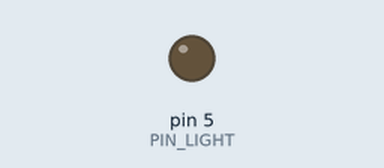
Bench run of a sketch on a simulated Arduino Uno, built with avr-gcc and run on an emulated ATmega328P. Parts: output pins drawn as LEDs (lit = HIGH).

Above: at 0.05 s.
At 2.35 s:
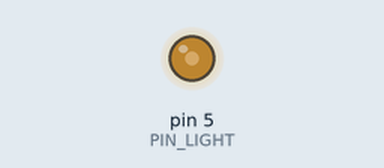
At 4.7 s:
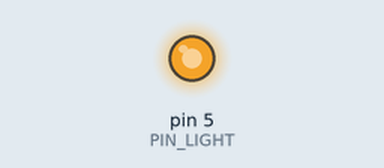
At 9.4 s:
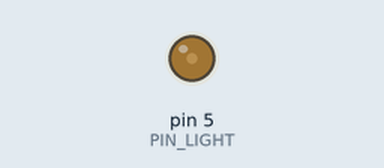
Timing chart, 0 to 13.5 s (numbered marks = the images above):
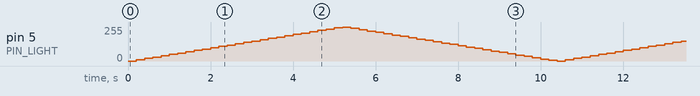

The sketch:

da_ledvariablelight.ino
```cpp
// set variable ligth to a led using PWM pulses (Pulse Wide Modulation)
// 1 LED
// 1 R220

const byte PIN_LIGHT = 5; // pin to use is 5

void setup() {
    pinMode(PIN_LIGHT, OUTPUT);
}

void loop() {
    analogWrite(PIN_LIGHT, LOW);
    set_bright();
    set_dark();
}

void set_bright() {
    for (int i=0; i<=255; i=i+10) {
        analogWrite(PIN_LIGHT, i);
        delay(200);
    }
}
void set_dark() {
    for (int i=255; i>=0; i=i-10) {
        analogWrite(PIN_LIGHT, i);
        delay(200);
    }
}
```
